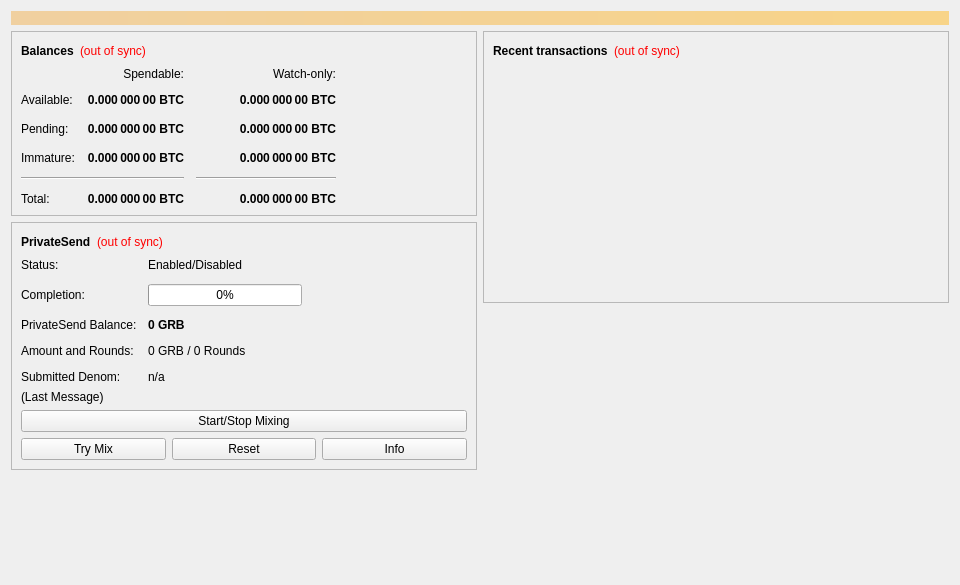
<?xml version="1.0" encoding="UTF-8"?>
<ui version="4.0">
 <class>OverviewPage</class>
 <widget class="QWidget" name="OverviewPage">
  <property name="geometry">
   <rect>
    <x>0</x>
    <y>0</y>
    <width>960</width>
    <height>585</height>
   </rect>
  </property>
  <property name="minimumSize">
   <size>
    <width>960</width>
    <height>0</height>
   </size>
  </property>
  <property name="windowTitle">
   <string>Form</string>
  </property>
  <layout class="QVBoxLayout" name="topLayout">
   <item>
    <widget class="QLabel" name="labelAlerts">
     <property name="visible">
      <bool>false</bool>
     </property>
     <property name="styleSheet">
      <string notr="true">QLabel { background-color: qlineargradient(x1: 0, y1: 0, x2: 1, y2: 0, stop:0 #F0D0A0, stop:1 #F8D488); color:#000000; }</string>
     </property>
     <property name="wordWrap">
      <bool>true</bool>
     </property>
     <property name="margin">
      <number>3</number>
     </property>
     <property name="textInteractionFlags">
      <set>Qt::TextSelectableByMouse</set>
     </property>
    </widget>
   </item>
   <item>
    <layout class="QHBoxLayout" name="horizontalLayout" stretch="1,1">
     <item>
      <layout class="QVBoxLayout" name="verticalLayout_2">
       <item>
        <widget class="QFrame" name="frame">
         <property name="frameShape">
          <enum>QFrame::StyledPanel</enum>
         </property>
         <property name="frameShadow">
          <enum>QFrame::Raised</enum>
         </property>
         <layout class="QVBoxLayout" name="verticalLayout_4">
          <item>
           <layout class="QHBoxLayout" name="horizontalLayout_4">
            <item>
             <widget class="QLabel" name="label_5">
              <property name="font">
               <font>
                <weight>75</weight>
                <bold>true</bold>
               </font>
              </property>
              <property name="text">
               <string>Balances</string>
              </property>
             </widget>
            </item>
            <item>
             <widget class="QLabel" name="labelWalletStatus">
              <property name="toolTip">
               <string>The displayed information may be out of date. Your wallet automatically synchronizes with the greenrenovatedbonds network after a connection is established, but this process has not completed yet.</string>
              </property>
              <property name="styleSheet">
               <string notr="true">QLabel { color: red; }</string>
              </property>
              <property name="text">
               <string notr="true">(out of sync)</string>
              </property>
              <property name="alignment">
               <set>Qt::AlignLeading|Qt::AlignLeft|Qt::AlignVCenter</set>
              </property>
             </widget>
            </item>
            <item>
             <spacer name="horizontalSpacer_3">
              <property name="orientation">
               <enum>Qt::Horizontal</enum>
              </property>
              <property name="sizeHint" stdset="0">
               <size>
                <width>40</width>
                <height>20</height>
               </size>
              </property>
             </spacer>
            </item>
           </layout>
          </item>
          <item>
           <layout class="QGridLayout" name="gridLayout">
            <property name="spacing">
             <number>12</number>
            </property>
            <item row="2" column="2">
             <widget class="QLabel" name="labelWatchPending">
              <property name="font">
               <font>
                <weight>75</weight>
                <bold>true</bold>
               </font>
              </property>
              <property name="cursor">
               <cursorShape>IBeamCursor</cursorShape>
              </property>
              <property name="toolTip">
               <string>Unconfirmed transactions to watch-only addresses</string>
              </property>
              <property name="text">
               <string notr="true">0.000 000 00 BTC</string>
              </property>
              <property name="alignment">
               <set>Qt::AlignRight|Qt::AlignTrailing|Qt::AlignVCenter</set>
              </property>
              <property name="textInteractionFlags">
               <set>Qt::LinksAccessibleByMouse|Qt::TextSelectableByKeyboard|Qt::TextSelectableByMouse</set>
              </property>
             </widget>
            </item>
            <item row="2" column="1">
             <widget class="QLabel" name="labelUnconfirmed">
              <property name="font">
               <font>
                <weight>75</weight>
                <bold>true</bold>
               </font>
              </property>
              <property name="cursor">
               <cursorShape>IBeamCursor</cursorShape>
              </property>
              <property name="toolTip">
               <string>Total of transactions that have yet to be confirmed, and do not yet count toward the spendable balance</string>
              </property>
              <property name="text">
               <string notr="true">0.000 000 00 BTC</string>
              </property>
              <property name="alignment">
               <set>Qt::AlignRight|Qt::AlignTrailing|Qt::AlignVCenter</set>
              </property>
              <property name="textInteractionFlags">
               <set>Qt::LinksAccessibleByMouse|Qt::TextSelectableByKeyboard|Qt::TextSelectableByMouse</set>
              </property>
             </widget>
            </item>
            <item row="3" column="2">
             <widget class="QLabel" name="labelWatchImmature">
              <property name="font">
               <font>
                <weight>75</weight>
                <bold>true</bold>
               </font>
              </property>
              <property name="cursor">
               <cursorShape>IBeamCursor</cursorShape>
              </property>
              <property name="toolTip">
               <string>Mined balance in watch-only addresses that has not yet matured</string>
              </property>
              <property name="text">
               <string notr="true">0.000 000 00 BTC</string>
              </property>
              <property name="alignment">
               <set>Qt::AlignRight|Qt::AlignTrailing|Qt::AlignVCenter</set>
              </property>
              <property name="textInteractionFlags">
               <set>Qt::LinksAccessibleByMouse|Qt::TextSelectableByKeyboard|Qt::TextSelectableByMouse</set>
              </property>
             </widget>
            </item>
            <item row="4" column="0" colspan="2">
             <widget class="Line" name="lineSpendableBalance">
              <property name="orientation">
               <enum>Qt::Horizontal</enum>
              </property>
             </widget>
            </item>
            <item row="4" column="2">
             <widget class="Line" name="lineWatchBalance">
              <property name="sizePolicy">
               <sizepolicy hsizetype="Preferred" vsizetype="Fixed">
                <horstretch>0</horstretch>
                <verstretch>0</verstretch>
               </sizepolicy>
              </property>
              <property name="minimumSize">
               <size>
                <width>140</width>
                <height>0</height>
               </size>
              </property>
              <property name="orientation">
               <enum>Qt::Horizontal</enum>
              </property>
             </widget>
            </item>
            <item row="5" column="0">
             <widget class="QLabel" name="labelTotalText">
              <property name="text">
               <string>Total:</string>
              </property>
             </widget>
            </item>
            <item row="3" column="1">
             <widget class="QLabel" name="labelImmature">
              <property name="font">
               <font>
                <weight>75</weight>
                <bold>true</bold>
               </font>
              </property>
              <property name="cursor">
               <cursorShape>IBeamCursor</cursorShape>
              </property>
              <property name="toolTip">
               <string>Mined balance that has not yet matured</string>
              </property>
              <property name="text">
               <string notr="true">0.000 000 00 BTC</string>
              </property>
              <property name="alignment">
               <set>Qt::AlignRight|Qt::AlignTrailing|Qt::AlignVCenter</set>
              </property>
              <property name="textInteractionFlags">
               <set>Qt::LinksAccessibleByMouse|Qt::TextSelectableByKeyboard|Qt::TextSelectableByMouse</set>
              </property>
             </widget>
            </item>
            <item row="2" column="3">
             <spacer name="horizontalSpacer_2">
              <property name="orientation">
               <enum>Qt::Horizontal</enum>
              </property>
              <property name="sizeHint" stdset="0">
               <size>
                <width>40</width>
                <height>20</height>
               </size>
              </property>
             </spacer>
            </item>
            <item row="3" column="0">
             <widget class="QLabel" name="labelImmatureText">
              <property name="text">
               <string>Immature:</string>
              </property>
             </widget>
            </item>
            <item row="5" column="1">
             <widget class="QLabel" name="labelTotal">
              <property name="font">
               <font>
                <weight>75</weight>
                <bold>true</bold>
               </font>
              </property>
              <property name="cursor">
               <cursorShape>IBeamCursor</cursorShape>
              </property>
              <property name="toolTip">
               <string>Your current total balance</string>
              </property>
              <property name="text">
               <string notr="true">0.000 000 00 BTC</string>
              </property>
              <property name="alignment">
               <set>Qt::AlignRight|Qt::AlignTrailing|Qt::AlignVCenter</set>
              </property>
              <property name="textInteractionFlags">
               <set>Qt::LinksAccessibleByMouse|Qt::TextSelectableByKeyboard|Qt::TextSelectableByMouse</set>
              </property>
             </widget>
            </item>
            <item row="5" column="2">
             <widget class="QLabel" name="labelWatchTotal">
              <property name="font">
               <font>
                <weight>75</weight>
                <bold>true</bold>
               </font>
              </property>
              <property name="cursor">
               <cursorShape>IBeamCursor</cursorShape>
              </property>
              <property name="toolTip">
               <string>Current total balance in watch-only addresses</string>
              </property>
              <property name="text">
               <string notr="true">0.000 000 00 BTC</string>
              </property>
              <property name="alignment">
               <set>Qt::AlignRight|Qt::AlignTrailing|Qt::AlignVCenter</set>
              </property>
              <property name="textInteractionFlags">
               <set>Qt::LinksAccessibleByMouse|Qt::TextSelectableByKeyboard|Qt::TextSelectableByMouse</set>
              </property>
             </widget>
            </item>
            <item row="0" column="2">
             <widget class="QLabel" name="labelWatchonly">
              <property name="text">
               <string>Watch-only:</string>
              </property>
              <property name="alignment">
               <set>Qt::AlignRight|Qt::AlignTrailing|Qt::AlignVCenter</set>
              </property>
             </widget>
            </item>
            <item row="1" column="0">
             <widget class="QLabel" name="labelBalanceText">
              <property name="text">
               <string>Available:</string>
              </property>
             </widget>
            </item>
            <item row="1" column="1">
             <widget class="QLabel" name="labelBalance">
              <property name="font">
               <font>
                <weight>75</weight>
                <bold>true</bold>
               </font>
              </property>
              <property name="cursor">
               <cursorShape>IBeamCursor</cursorShape>
              </property>
              <property name="toolTip">
               <string>Your current spendable balance</string>
              </property>
              <property name="text">
               <string notr="true">0.000 000 00 BTC</string>
              </property>
              <property name="alignment">
               <set>Qt::AlignRight|Qt::AlignTrailing|Qt::AlignVCenter</set>
              </property>
              <property name="textInteractionFlags">
               <set>Qt::LinksAccessibleByMouse|Qt::TextSelectableByKeyboard|Qt::TextSelectableByMouse</set>
              </property>
             </widget>
            </item>
            <item row="1" column="2">
             <widget class="QLabel" name="labelWatchAvailable">
              <property name="font">
               <font>
                <weight>75</weight>
                <bold>true</bold>
               </font>
              </property>
              <property name="cursor">
               <cursorShape>IBeamCursor</cursorShape>
              </property>
              <property name="toolTip">
               <string>Your current balance in watch-only addresses</string>
              </property>
              <property name="text">
               <string notr="true">0.000 000 00 BTC</string>
              </property>
              <property name="alignment">
               <set>Qt::AlignRight|Qt::AlignTrailing|Qt::AlignVCenter</set>
              </property>
              <property name="textInteractionFlags">
               <set>Qt::LinksAccessibleByMouse|Qt::TextSelectableByKeyboard|Qt::TextSelectableByMouse</set>
              </property>
             </widget>
            </item>
            <item row="2" column="0">
             <widget class="QLabel" name="labelPendingText">
              <property name="text">
               <string>Pending:</string>
              </property>
             </widget>
            </item>
            <item row="0" column="1">
             <widget class="QLabel" name="labelSpendable">
              <property name="text">
               <string>Spendable:</string>
              </property>
              <property name="alignment">
               <set>Qt::AlignRight|Qt::AlignTrailing|Qt::AlignVCenter</set>
              </property>
             </widget>
            </item>
           </layout>
          </item>
         </layout>
        </widget>
       </item>
       <item>
        <widget class="QFrame" name="framePrivateSend">
         <property name="layoutDirection">
          <enum>Qt::LeftToRight</enum>
         </property>
         <property name="frameShape">
          <enum>QFrame::StyledPanel</enum>
         </property>
         <property name="frameShadow">
          <enum>QFrame::Raised</enum>
         </property>
         <layout class="QVBoxLayout" name="VerticalLayout_PS1">
          <item>
           <layout class="QHBoxLayout" name="horizontalLayout_5">
            <item>
             <widget class="QLabel" name="labelPrivateSendHeader">
              <property name="font">
               <font>
                <weight>75</weight>
                <bold>true</bold>
               </font>
              </property>
              <property name="text">
               <string>PrivateSend</string>
              </property>
             </widget>
            </item>
            <item>
             <widget class="QLabel" name="labelPrivateSendSyncStatus">
              <property name="toolTip">
               <string>The displayed information may be out of date. Your wallet automatically synchronizes with the greenrenovatedbonds network after a connection is established, but this process has not completed yet.</string>
              </property>
              <property name="styleSheet">
               <string notr="true">QLabel { color: red; }</string>
              </property>
              <property name="text">
               <string notr="true">(out of sync)</string>
              </property>
              <property name="alignment">
               <set>Qt::AlignLeading|Qt::AlignLeft|Qt::AlignVCenter</set>
              </property>
             </widget>
            </item>
            <item>
             <spacer name="horizontalSpacer_4">
              <property name="orientation">
               <enum>Qt::Horizontal</enum>
              </property>
              <property name="sizeHint" stdset="0">
               <size>
                <width>40</width>
                <height>20</height>
               </size>
              </property>
             </spacer>
            </item>
           </layout>
          </item>
          <item>
           <layout class="QFormLayout" name="privateSendFormLayout">
            <property name="fieldGrowthPolicy">
             <enum>QFormLayout::AllNonFixedFieldsGrow</enum>
            </property>
            <property name="horizontalSpacing">
             <number>11</number>
            </property>
            <property name="verticalSpacing">
             <number>12</number>
            </property>
            <item row="0" column="0">
             <widget class="QLabel" name="labelPrivateSendEnabledText">
              <property name="text">
               <string>Status:</string>
              </property>
             </widget>
            </item>
            <item row="0" column="1">
             <widget class="QLabel" name="labelPrivateSendEnabled">
              <property name="text">
               <string>Enabled/Disabled</string>
              </property>
             </widget>
            </item>
            <item row="1" column="0">
             <widget class="QLabel" name="labelCompletitionText">
              <property name="text">
               <string>Completion:</string>
              </property>
             </widget>
            </item>
            <item row="1" column="1">
             <widget class="QProgressBar" name="privateSendProgress">
              <property name="maximumSize">
               <size>
                <width>154</width>
                <height>16777215</height>
               </size>
              </property>
              <property name="value">
               <number>0</number>
              </property>
             </widget>
            </item>
            <item row="2" column="0">
             <widget class="QLabel" name="labelAnonymizedText">
              <property name="text">
               <string>PrivateSend Balance:</string>
              </property>
             </widget>
            </item>
            <item row="2" column="1">
             <widget class="QLabel" name="labelAnonymized">
              <property name="font">
               <font>
                <weight>75</weight>
                <bold>true</bold>
               </font>
              </property>
              <property name="text">
               <string notr="true">0 GRB</string>
              </property>
             </widget>
            </item>
            <item row="3" column="0">
             <widget class="QLabel" name="labelAmountAndRoundsText">
              <property name="text">
               <string>Amount and Rounds:</string>
              </property>
             </widget>
            </item>
            <item row="3" column="1">
             <widget class="QLabel" name="labelAmountRounds">
              <property name="text">
               <string>0 GRB / 0 Rounds</string>
              </property>
             </widget>
            </item>
            <item row="4" column="0">
             <widget class="QLabel" name="labelSubmittedDenomText">
              <property name="text">
               <string>Submitted Denom:</string>
              </property>
             </widget>
            </item>
            <item row="4" column="1">
             <widget class="QLabel" name="labelSubmittedDenom">
              <property name="toolTip">
               <string>The denominations you submitted to the Masternode.&lt;br&gt;To mix, other users must submit the exact same denominations.</string>
              </property>
              <property name="text">
               <string>n/a</string>
              </property>
             </widget>
            </item>
           </layout>
          </item>
          <item>
           <layout class="QVBoxLayout" name="VerticalLayout_PS">
            <item>
             <widget class="QLabel" name="labelPrivateSendLastMessage">
              <property name="text">
               <string>(Last Message)</string>
              </property>
              <property name="alignment">
               <set>Qt::AlignLeading|Qt::AlignLeft|Qt::AlignTop</set>
              </property>
              <property name="wordWrap">
               <bool>true</bool>
              </property>
             </widget>
            </item>
            <item>
             <widget class="QPushButton" name="togglePrivateSend">
              <property name="sizePolicy">
               <sizepolicy hsizetype="MinimumExpanding" vsizetype="Fixed">
                <horstretch>0</horstretch>
                <verstretch>0</verstretch>
               </sizepolicy>
              </property>
              <property name="text">
               <string>Start/Stop Mixing</string>
              </property>
             </widget>
            </item>
            <item>
             <layout class="QHBoxLayout" name="horizontalLayout_debugbuttons">
              <item>
               <widget class="QPushButton" name="privateSendAuto">
                <property name="sizePolicy">
                 <sizepolicy hsizetype="MinimumExpanding" vsizetype="Fixed">
                  <horstretch>0</horstretch>
                  <verstretch>0</verstretch>
                 </sizepolicy>
                </property>
                <property name="toolTip">
                 <string>Try to manually submit a PrivateSend request.</string>
                </property>
                <property name="text">
                 <string>Try Mix</string>
                </property>
               </widget>
              </item>
              <item>
               <widget class="QPushButton" name="privateSendReset">
                <property name="sizePolicy">
                 <sizepolicy hsizetype="MinimumExpanding" vsizetype="Fixed">
                  <horstretch>0</horstretch>
                  <verstretch>0</verstretch>
                 </sizepolicy>
                </property>
                <property name="toolTip">
                 <string>Reset the current status of PrivateSend (can interrupt PrivateSend if it's in the process of Mixing, which can cost you money!)</string>
                </property>
                <property name="autoFillBackground">
                 <bool>false</bool>
                </property>
                <property name="text">
                 <string>Reset</string>
                </property>
               </widget>
              </item>
              <item>
               <widget class="QPushButton" name="privateSendInfo">
                <property name="sizePolicy">
                 <sizepolicy hsizetype="MinimumExpanding" vsizetype="Fixed">
                  <horstretch>0</horstretch>
                  <verstretch>0</verstretch>
                 </sizepolicy>
                </property>
                <property name="toolTip">
                 <string>Information about PrivateSend and Mixing</string>
                </property>
                <property name="text">
                 <string>Info</string>
                </property>
               </widget>
              </item>
             </layout>
            </item>
           </layout>
          </item>
         </layout>
        </widget>
       </item>
       <item>
        <spacer name="verticalSpacer">
         <property name="orientation">
          <enum>Qt::Vertical</enum>
         </property>
         <property name="sizeHint" stdset="0">
          <size>
           <width>20</width>
           <height>40</height>
          </size>
         </property>
        </spacer>
       </item>
      </layout>
     </item>
     <item>
      <layout class="QVBoxLayout" name="verticalLayout_3">
       <item>
        <widget class="QFrame" name="frame_2">
         <property name="frameShape">
          <enum>QFrame::StyledPanel</enum>
         </property>
         <property name="frameShadow">
          <enum>QFrame::Raised</enum>
         </property>
         <layout class="QVBoxLayout" name="verticalLayout">
          <item>
           <layout class="QHBoxLayout" name="horizontalLayout_2">
            <item>
             <widget class="QLabel" name="label_4">
              <property name="font">
               <font>
                <weight>75</weight>
                <bold>true</bold>
               </font>
              </property>
              <property name="text">
               <string>Recent transactions</string>
              </property>
             </widget>
            </item>
            <item>
             <widget class="QLabel" name="labelTransactionsStatus">
              <property name="toolTip">
               <string>The displayed information may be out of date. Your wallet automatically synchronizes with the greenrenovatedbonds network after a connection is established, but this process has not completed yet.</string>
              </property>
              <property name="styleSheet">
               <string notr="true">QLabel { color: red; }</string>
              </property>
              <property name="text">
               <string notr="true">(out of sync)</string>
              </property>
              <property name="alignment">
               <set>Qt::AlignLeading|Qt::AlignLeft|Qt::AlignVCenter</set>
              </property>
             </widget>
            </item>
            <item>
             <spacer name="horizontalSpacer">
              <property name="orientation">
               <enum>Qt::Horizontal</enum>
              </property>
              <property name="sizeHint" stdset="0">
               <size>
                <width>40</width>
                <height>20</height>
               </size>
              </property>
             </spacer>
            </item>
           </layout>
          </item>
          <item>
           <widget class="QListView" name="listTransactions">
            <property name="styleSheet">
             <string notr="true">QListView { background: transparent; }</string>
            </property>
            <property name="frameShape">
             <enum>QFrame::NoFrame</enum>
            </property>
            <property name="verticalScrollBarPolicy">
             <enum>Qt::ScrollBarAlwaysOff</enum>
            </property>
            <property name="horizontalScrollBarPolicy">
             <enum>Qt::ScrollBarAlwaysOff</enum>
            </property>
            <property name="selectionMode">
             <enum>QAbstractItemView::NoSelection</enum>
            </property>
           </widget>
          </item>
         </layout>
        </widget>
       </item>
       <item>
        <spacer name="verticalSpacer_2">
         <property name="orientation">
          <enum>Qt::Vertical</enum>
         </property>
         <property name="sizeHint" stdset="0">
          <size>
           <width>20</width>
           <height>40</height>
          </size>
         </property>
        </spacer>
       </item>
      </layout>
     </item>
    </layout>
   </item>
  </layout>
 </widget>
 <resources/>
 <connections/>
</ui>
